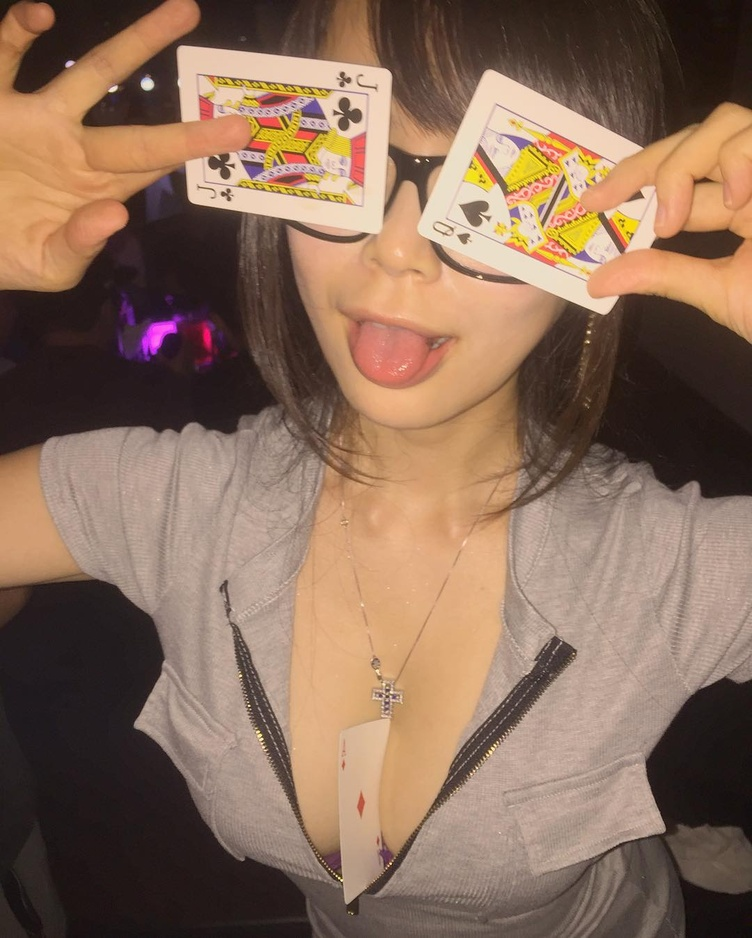
#> input picture ig_poker.jpg, 752 x 938 px, shrunk from 1080 x 1348 before the run
$ python calibrate.py --file ig_poker.jpg
#> lines starting #> are read from the running program, lines starting #| are printed output that depends on the picture; after the words box and inside, x2 and y2 are one past the last pixel; in counts of white or black regions, pixels touching at a corner belong together
#!/usr/bin/python

import sys
import os
import argparse
import numpy as np
import scipy.spatial
import cv2
import pywt

parser = argparse.ArgumentParser()
parser.add_argument("--file", dest="filename", help="Input file name.")
parser.add_argument("--card", dest="card", default=None, help="Card name. If not provided, the input image will be matched against the database.")
parser.add_argument("--reconstruct", dest="reconstruct", action="store_true", help="Reconstruct the compressed card.")

options = parser.parse_args()

if options.filename is None:
    parser.print_help()
    exit(1)

np.set_printoptions(threshold=np.nan)

# Constants

FILTER_SIZE = 7

WAV = 'db8'

COMPRESSION_LEVEL = 3

DATA_DIRECTORY = "coeffs"

# Variables

imgname = options.filename

img = cv2.imread(imgname)
#> img is the input picture: shape (938, 752, 3); mean B, G, R 90.6, 109.7, 138.4
gray = cv2.cvtColor(img, cv2.COLOR_BGR2GRAY)
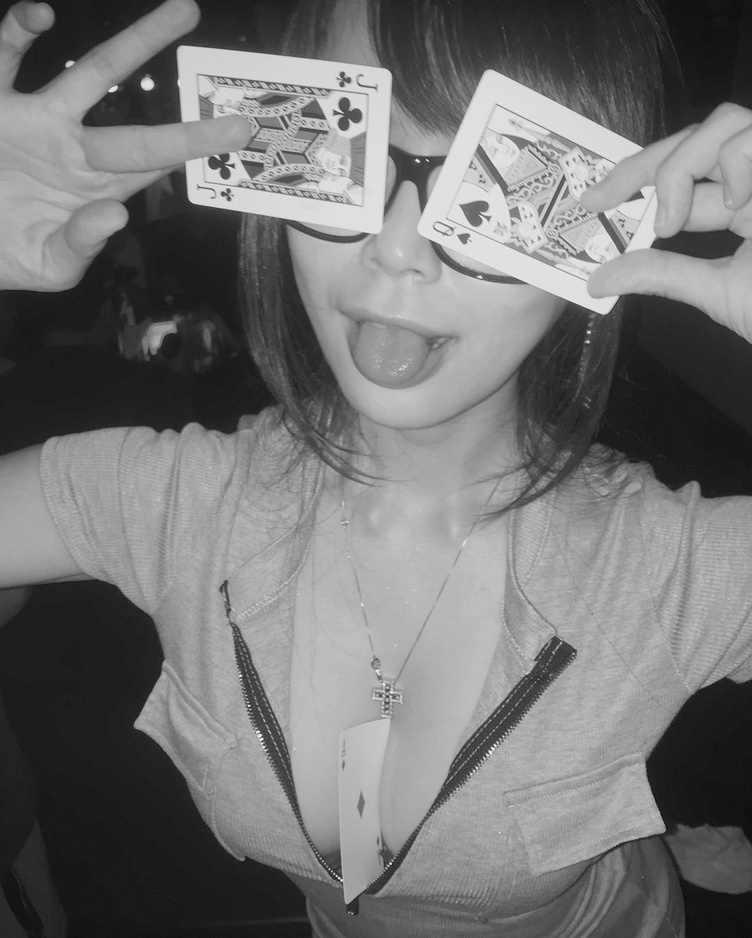
#> gray: shape (938, 752); min 9, max 249, mean 116.1

# Gaussian Blur and Threshold

blurred_image = cv2.GaussianBlur(gray, (FILTER_SIZE, FILTER_SIZE), 6)
thresh, binary = cv2.threshold(blurred_image, 0, 255, cv2.THRESH_BINARY | cv2.THRESH_OTSU)
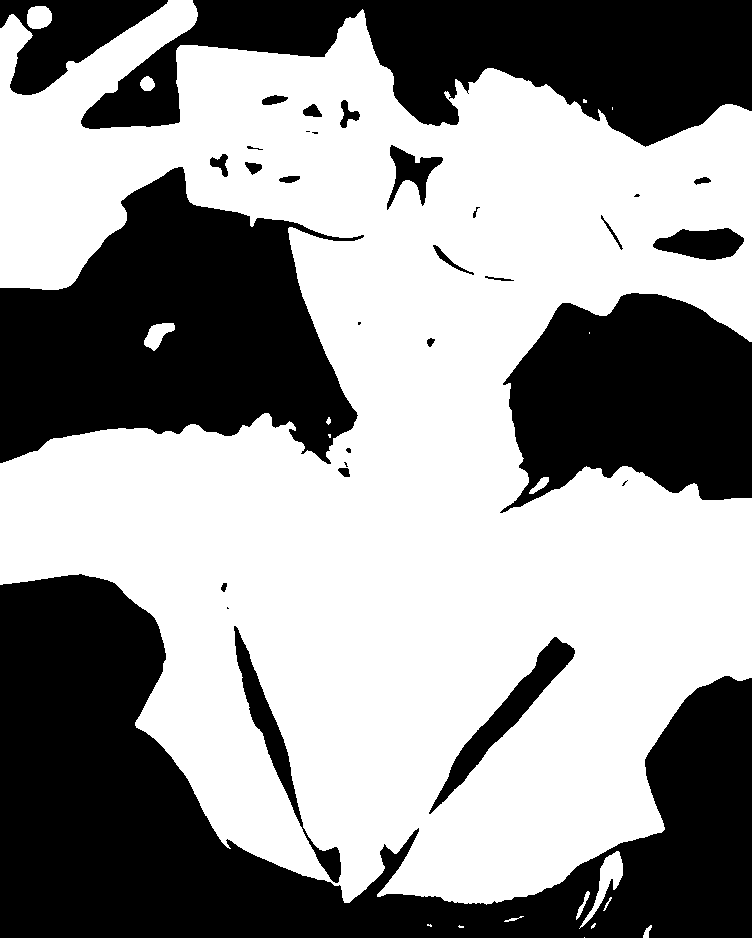
#> binary: shape (938, 752); 58.4% white; 32 black regions (7 under 20 px), largest, box (x1, y1, x2, y2) and area: (0, 574, 752, 938) 113906, (0, 167, 364, 464) 64985, (81, 0, 752, 147) 53558
#> thresh = 106

# Wavelet decomposition

coefs = pywt.wavedec2(binary, WAV, level=COMPRESSION_LEVEL, mode='per')
#> coefs = 4 items

# Discard details

if options.reconstruct:

    coefs = pywt.wavedec2(binary, WAV, level=COMPRESSION_LEVEL, mode='per')

    coefs2 = coefs.copy()

    for i in range(1, len(coefs)):
        cH, cV, cD = (np.zeros(coefs[i][0].shape), np.zeros(coefs[i][1].shape), np.zeros(coefs[i][2].shape))
        coefs2[i] = (cH, cV, cD)

    rec = pywt.waverec2(coefs2, WAV, mode='per')
    rec[rec >= 128] = 255
    rec[rec < 128] = 0

    cv2.imwrite("compressed.bmp", np.int0(rec))

# If card name is given, save the coefficients

if options.card is not None:

    try:
        os.makedirs(DATA_DIRECTORY)
    except OSError:
        pass

    with open(os.path.join(DATA_DIRECTORY, options.card), 'wb') as f:
        np.save(f, coefs[0])

# If card name is not given, give the best match against the database

else:

    try:

        possible_cards = os.listdir(DATA_DIRECTORY)

        guess = None
        max_corr = -1

        # Handle rotations

        for rotation in range(0, 4):

            for card in possible_cards:
                card_coefs = np.load(os.path.join(DATA_DIRECTORY, card))
                corr = np.corrcoef(coefs[0].reshape(-1), card_coefs.reshape(-1))
                corr = corr[0, 1]
#                print("%s: %f" % (card, corr), file=sys.stderr)
                if guess is None or corr > max_corr:
                    guess = card
                    max_corr = corr

            if rotation < 3:
                binary = np.rot90(binary)
                coefs = pywt.wavedec2(binary, WAV, level=COMPRESSION_LEVEL, mode='per')

        print("Best match: %s" % guess)

    except OSError:

        print("The database has no cards!", file=sys.stderr)
